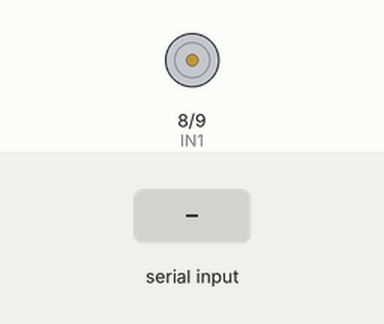
A sketch run on a simulated Arduino Uno, built with avr-gcc and run on an emulated ATmega328P. Shown: motor-driver pin pairs drawn as motors (green arrow = first pin HIGH = forward, orange = second pin HIGH = backward, longer = more drive, scaled by the enable pin). The test bench sets the inputs (shaded band).

Above: at 1.2 s.
1.3 s: "F128\n" received over Serial
At 2.4 s:
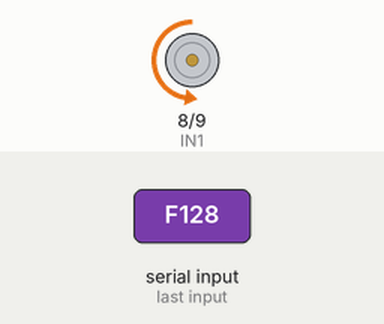
2.8 s: "F,45\n" received over Serial
At 3.5 s:
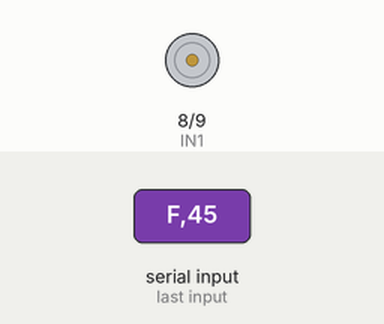
4.3 s: "R90\n" received over Serial
At 4.6 s:
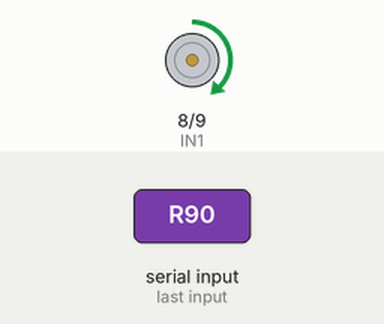
5.8 s: "R,45\n" received over Serial
At 7.0 s:
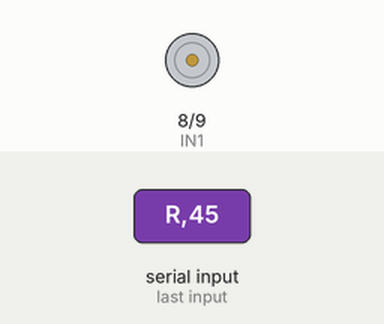
7.3 s: "F\n" received over Serial
8.8 s: "R\n" received over Serial
Timing chart, 0 to 11.3 s (numbered marks = the images above; inputs shaded):
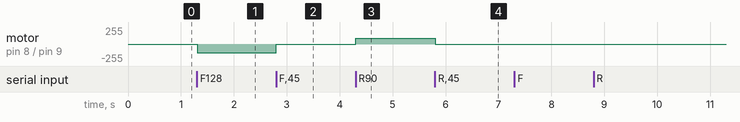

Measured:
- after the input at 1.3 s, motor on pin 8 (IN1) / pin 9 (IN2): stopped → backward 128/255 at once
- after the input at 2.8 s, motor on pin 8 (IN1) / pin 9 (IN2): backward 128/255 → stopped at once
- after the input at 4.3 s, motor on pin 8 (IN1) / pin 9 (IN2): stopped → forward 90/255 at once
- after the input at 5.8 s, motor on pin 8 (IN1) / pin 9 (IN2): forward 90/255 → stopped at once

The sketch:

transfer_serial.ino
```cpp
#define TRIG_PIN 6
#define ECHO_PIN 7
#define IN1 8
#define IN2 9
#define ENA 10

void setup() {
  pinMode(TRIG_PIN, OUTPUT);
  pinMode(ECHO_PIN, INPUT);
  pinMode(IN1, OUTPUT);
  pinMode(IN2, OUTPUT);
  pinMode(ENA, OUTPUT);
  Serial.begin(9600);
  Serial.setTimeout(100);  // wait 100 ms then continue
}

float readDistance() {
  digitalWrite(TRIG_PIN, LOW);
  delayMicroseconds(2);
  digitalWrite(TRIG_PIN, HIGH);
  delayMicroseconds(10);
  digitalWrite(TRIG_PIN, LOW);
  long duration = pulseIn(ECHO_PIN, HIGH, 30000);
  return duration * 0.034 / 2;
}

void loop() {
  if (Serial.available() > 0) {
    String input = Serial.readStringUntil('\n');  // exmp: "F128"

    if (input == "M") {
      float distance = readDistance();
      Serial.println(distance, 2);
      return;
    }

    // Motor control
    char dir = input.charAt(0);           // 'F', 'R', 'S'
    int pwm = input.substring(1).toInt(); // exmp: "128" → 128

    if (dir == 'F') {
      digitalWrite(IN1, LOW);
      digitalWrite(IN2, HIGH);
      analogWrite(ENA, pwm);
    } else if (dir == 'R') {
      digitalWrite(IN1, HIGH);
      digitalWrite(IN2, LOW);
      analogWrite(ENA, pwm);
    } else if (dir == 'S') {
      digitalWrite(IN1, LOW);
      digitalWrite(IN2, LOW);
      analogWrite(ENA, 0);
    }
  }
}
```
